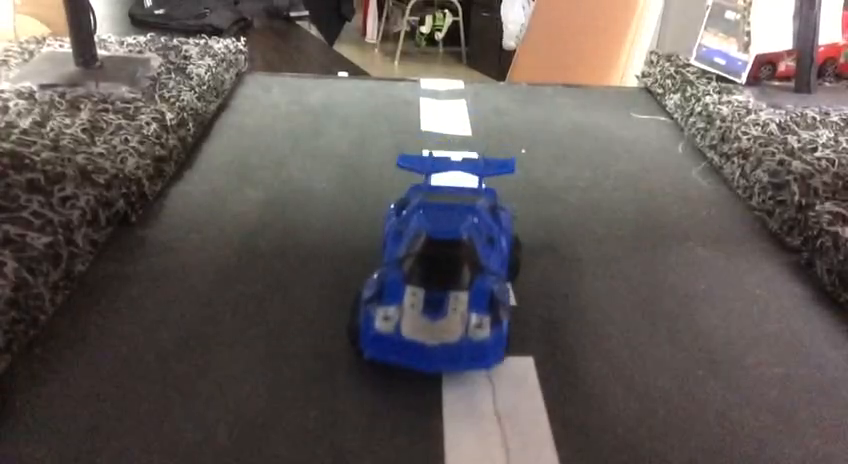
#> input picture frame 70 of dataset/video6.MOV, 848 x 464 px
$ python vehicle_detection_2.py
#> lines starting #> are read from the running program, lines starting #| are printed output that depends on the picture
# -*- coding: utf-8 -*-
# 16 May 2019, bo

import cv2
print(cv2.__version__)


# Load file
cascade_src = 'cascade/cars.xml'
cascade_src2 = 'cascade/Bus_front.xml'
video_src = 'dataset/video6.MOV'

# Font
font = cv2.FONT_HERSHEY_SIMPLEX

# Type of video capture [0 for stream]
cap = cv2.VideoCapture(video_src)
# cap = cv2.VideoCapture(0)


# code start
car_cascade = cv2.CascadeClassifier(cascade_src)
bus_cascade = cv2.CascadeClassifier(cascade_src2)

while True:
    ret, img = cap.read()
#> img is the input picture: shape (464, 848, 3); mean B, G, R 88.8, 90.9, 98.2
    if (type(img) == type(None)):
        break

    # grayscale image
    gray = cv2.cvtColor(img, cv2.COLOR_BGR2GRAY)
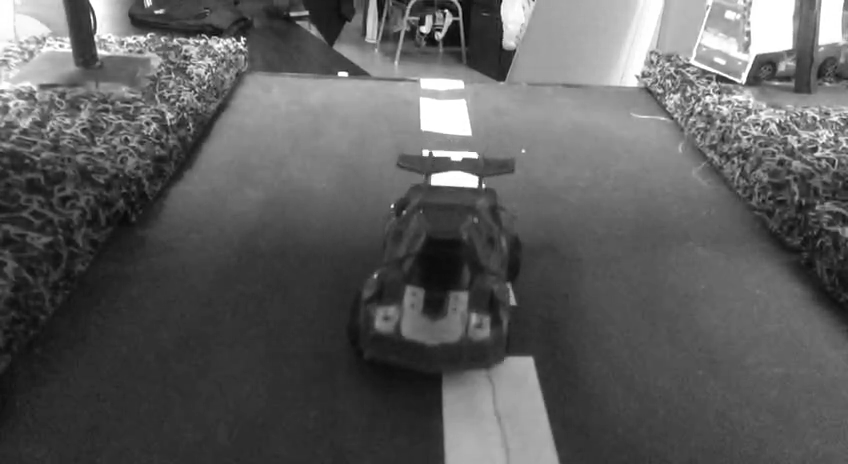
#> gray: shape (464, 848); min 4, max 255, mean 92.9

    # cars = car_cascade.detectMultiScale(gray, 1.9, 1)
    cars = car_cascade.detectMultiScale(gray, 1.1, 2, minSize=(60, 60), maxSize=(90, 90))  # 2
#> cars = ()
    bus = bus_cascade.detectMultiScale(gray, 1.1, 2)  # 1.1
#> bus = ()

    # kotak for car
    for (x, y, w, h) in cars:
        cv2.rectangle(img,(x,y),(x+w,y+h),(0,0,255),2)

        # write text, size 0.5, black(0,0,0), tebal=1
        cv2.putText(img,'Kereta RM 1',(x,y-5), font, 0.5,(0,255,0),1,cv2.LINE_AA)
#> this loop made 0 passes

    # kotak for bus
    for (x,y,w,h) in bus:
        cv2.rectangle(img,(x,y),(x+w,y+h),(0,0,255),2)

        # write text, size 0.5, black(0,0,0), tebal=1
        cv2.putText(img,'Bas RM 2',(x,y-5), font, 0.5,(0,255,0),1,cv2.LINE_AA)

    cv2.imshow('video', img)

    if cv2.waitKey(33) == 27:  # Esc Key
#> (key Esc is pressed here)
        break

cap.release()
cv2.destroyAllWindows()

$ run again, starting later in the video
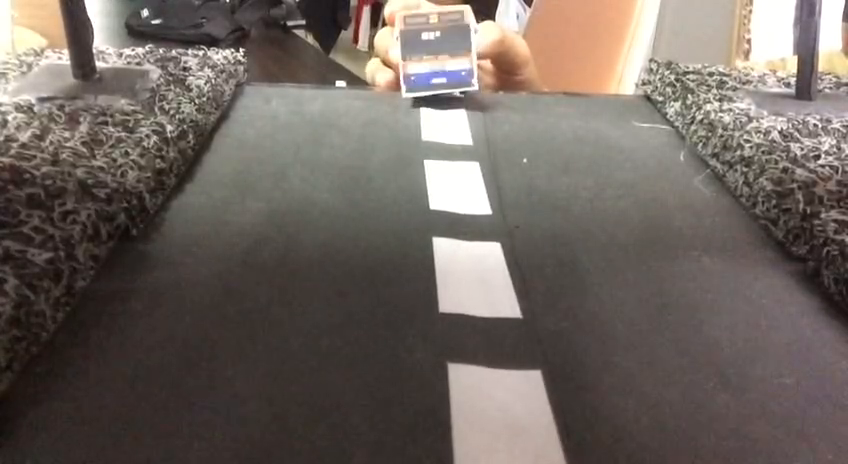
#> input picture frame 315 of dataset/video6.MOV, 848 x 464 px
#> img is the input picture: shape (464, 848, 3); mean B, G, R 96.3, 102.6, 112
#> `gray = cv2.cvtColor(img, cv2.COLOR_BGR2GRAY)`:
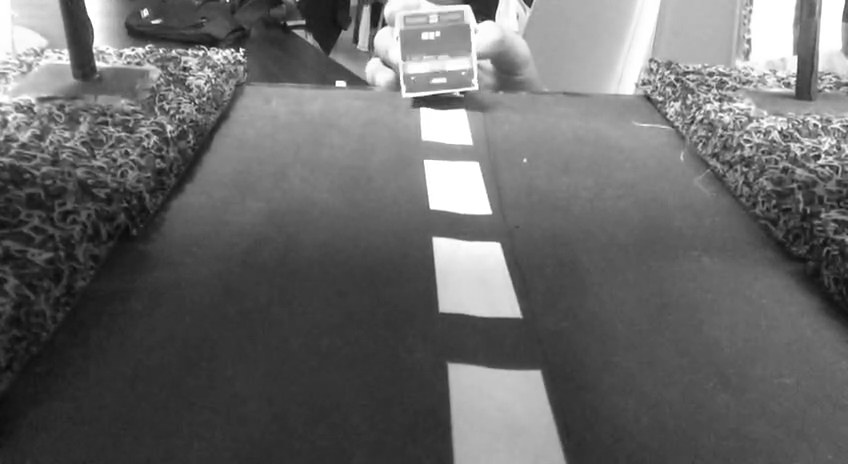
#> gray: shape (464, 848); min 10, max 255, mean 104.8
#> cars = ()

$ run again, starting later in the video
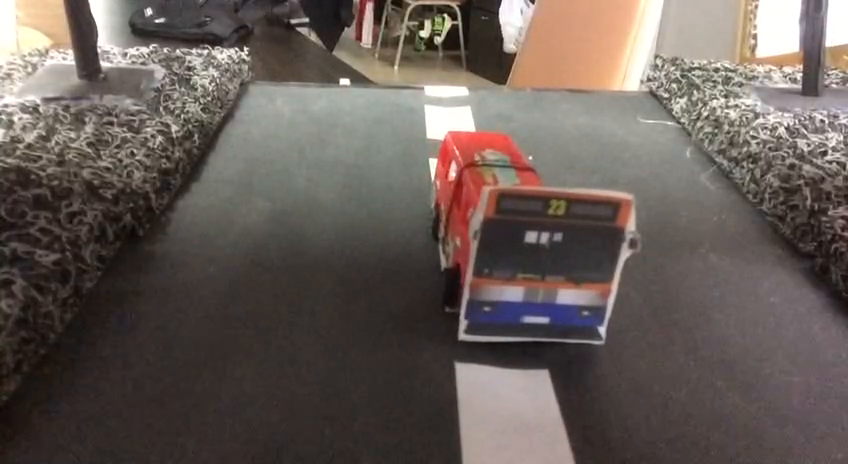
#> input picture frame 560 of dataset/video6.MOV, 848 x 464 px
#> img is the input picture: shape (464, 848, 3); mean B, G, R 87.6, 92.9, 103.2
#> `gray = cv2.cvtColor(img, cv2.COLOR_BGR2GRAY)`:
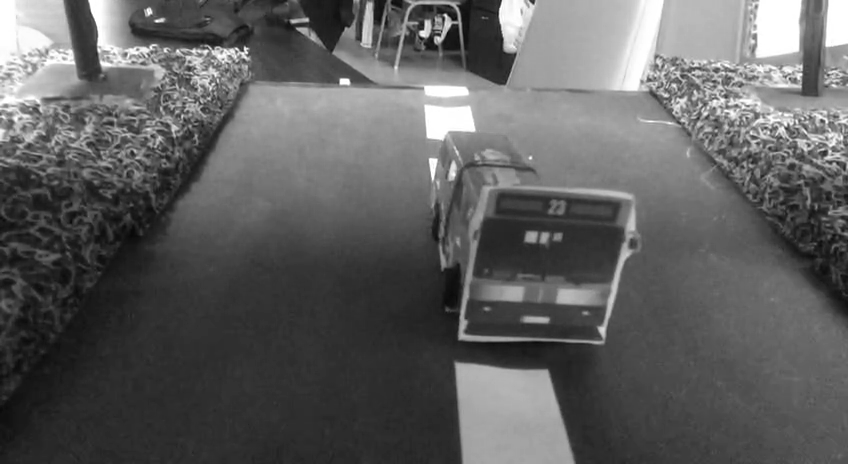
#> gray: shape (464, 848); min 8, max 255, mean 95.5
#> cars = ()
